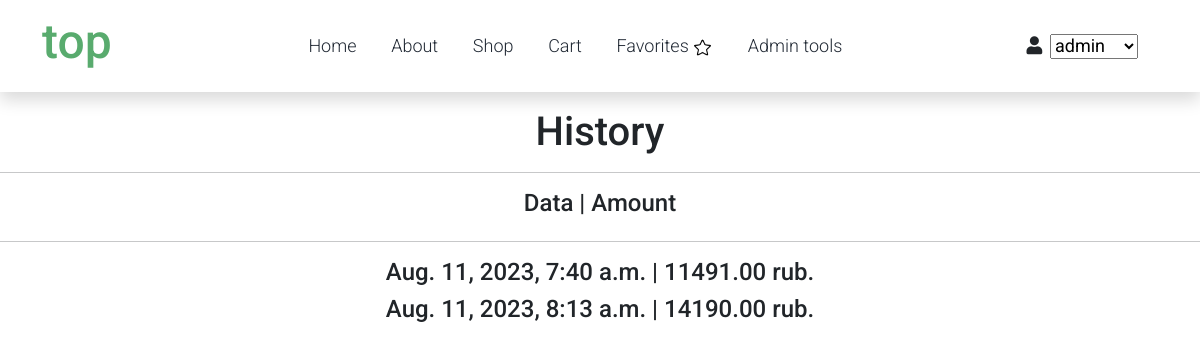
/shop/history/ (signed in), run on an earlier commit of the app's database.
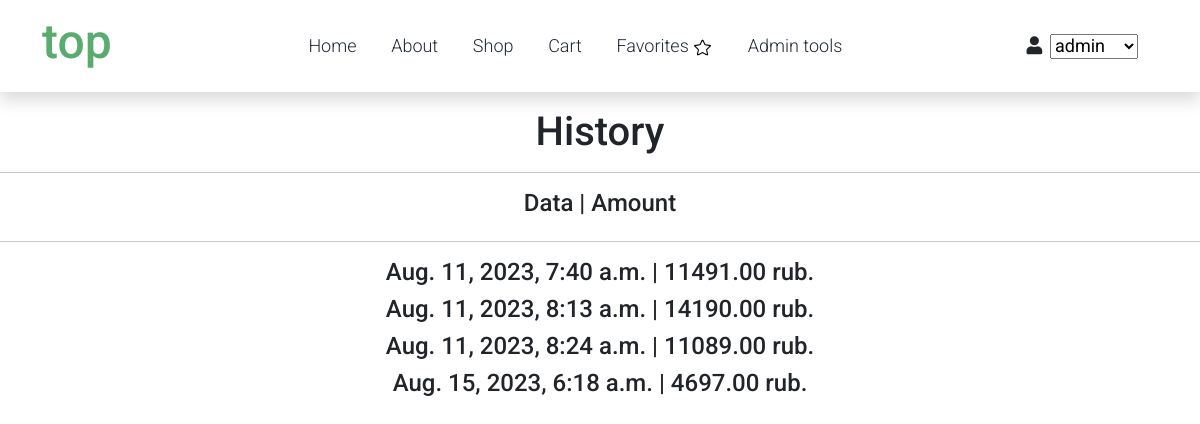
And on a later commit of the database.
### shop/models.py (models this page shows, shortened)
class Order(models.Model):
    STATUS_CART = '1_cart'
    STATUS_WAITING_FOR_PAYMENT = '2_waiting_for_payment'
    STATUS_PAID = '3_paid'
    STATUS_CHOICES = [
        (STATUS_CART, 'cart'),
        (STATUS_WAITING_FOR_PAYMENT, 'waiting_for_payment'),
        (STATUS_PAID, 'paid')
    ]
    user = models.ForeignKey(User, on_delete=models.CASCADE)
    status = models.CharField(max_length=32, choices=STATUS_CHOICES, default=STATUS_CART)
    amount = models.DecimalField(max_digits=20, decimal_places=2, blank=True, null=True)
    creation_time = models.DateTimeField(auto_now_add=True)
    payment = models.ForeignKey(Payment, on_delete=models.PROTECT, blank=True, null=True)
    comment = models.TextField(blank=True, null=True)
    class Meta:
        ordering = ['pk']
    @staticmethod
    def get_history(user: User):
        history = Order.objects.filter(user=user)
        return history

### shop/views.py (the view)
# urls.py: path('history/', history_page, name='history_orders'),
@login_required(login_url=reverse_lazy('login'))
def history_page(request):
    history = Order.get_history(request.user)
    context = {
        'history': history,
    }
    return render(request, 'shop/history.html', context)

### templates/shop/history.html (shortened to what this page needs)
{% extends 'base.html' %}
{% load static%}
{% block container %}
    <p><h1 style="text-align: center;">History</h1>
    <hr>
    <div class="row">
        <h4 style="text-align: center;">Data | Amount</h4>
    </div>
    <hr>
    <div class="row">
        {% for i in history %}
            {% if i.status == '2_waiting_for_payment' %}
                <h4 style="text-align: center;">{{ i.creation_time }} | {{ i.amount }} rub.</h4>
            {% endif %}
        {% endfor %}
    </div>
{% endblock container %}

### templates/base.html (shortened to what this page needs)
{% load static %}
<!DOCTYPE html>
<html lang="en">
<head>
    <link rel="stylesheet" href="{% static '/css/bootstrap.min.css' %}">
    <link rel="stylesheet" href="{% static '/css/templatemo.css' %}">
    <link rel="stylesheet" href="{% static '/css/custom.css' %}">
    <link rel="stylesheet" href="{% static '/css/fontawesome.min.css' %}">
</head>
<body>
    <nav class="navbar navbar-expand-lg navbar-light shadow">
        <div class="container d-flex justify-content-between align-items-center">
            <a class="navbar-brand text-success logo h1 align-self-center" href="{% url 'index' %}">
                top
            </a>
            <div class="align-self-center collapse navbar-collapse flex-fill  d-lg-flex justify-content-lg-between" id="templatemo_main_nav">
                <div class="flex-fill">
                    <ul class="nav navbar-nav d-flex justify-content-between mx-lg-auto">
                        <li class="nav-item">
                            <a class="nav-link" href="/">Home</a>
                        </li>
                        <li class="nav-item">
                            <a class="nav-link" href="{% url 'about' %}">About</a>
                        </li>
                        <li class="nav-item">
                            <a class="nav-link" href="{% url 'shop' %}">Shop</a>
                        </li>
                        <li class="nav-item">
                            <a class="nav-link" href="{% url 'cart_view' %}">Cart</a>
                        </li>
                        <li class="nav-item">
                            <a class="nav-link" href="{% url 'favorites' %}">Favorites
                                <img src="{% static '/img/favorites-icon.png' %}" style='min-width: 10px; width:20%; max-width: 20px;'>
                            </a>
                        </li>
                        {% if user.is_superuser %}
                        <li class="nav-item">
                            <a class="nav-link" href="/admin">Admin tools</a>
                        </li>
                        {% endif %}
                    </ul>
                </div>
                <div class="navbar align-self-center d-flex">
                    <a class="nav-icon position-relative text-decoration-none" href="#">
                        <i class="fa fa-fw fa-user text-dark mr-3"></i>
                        <select onchange="location = this.value;">
                            <option value="">
                                {% if user.is_authenticated %}
                                    {{ user.username }}
                                {% else %}
                                    Log in / Register
                                {% endif %}
                            </option>
                        </select>
                    </a>
                </div>
            </div>
        </div>
    </nav>
{% block container %}
{% endblock container %}
</body>
</html>

### static/css/templatemo.css (style rules this page uses)
body, ul, li, p, a, label, input, div { font-family: 'Roboto', sans-serif; font-size: 18px !important; font-weight: 300 !important; }
.h1 { font-family: 'Roboto', sans-serif; font-size: 48px !important; font-weight: 200 !important; }
.logo { font-weight: 500 !important; }
.text-success { color: #59ab6e !important; }
#templatemo_main_nav a { color: #212934; }
#templatemo_main_nav .navbar .nav-icon { margin-right: 20px; }
@media (min-width: 768px) { #templatemo_main_nav .navbar-nav { max-width: 450px; } }
@media (min-width: 992px) { #templatemo_main_nav .navbar-nav { max-width: 550px; } }

What changed in the data, as far as the page shows it:
now on this page (row edited): Order: creation_time "Aug. 11, 2023, 8:24 a.m.", amount "11089.00"
added Order: creation_time "Aug. 15, 2023, 6:18 a.m.", amount "4697.00"
